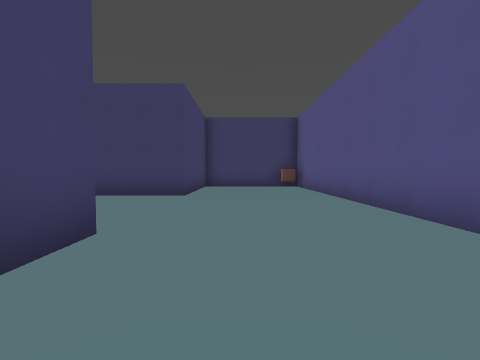
view 1 (above)

24 first-person views from a walk through a level from a Godot 3-D game. The camera is 1.3 m above the floor, tilts 2° down and sees 90° across. The floor is counted in squares, 2 m on a side. Each view is taken from the middle of a square. On the plan, view 1 faces up. The plan holds only what a view shows up to about 9 squares ahead; the rest is blank. The place goes on beyond the plan. Surface patterns are stand-ins for the level's own textures.

view 2
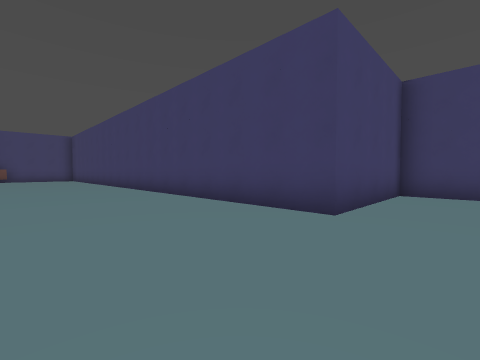

view 3
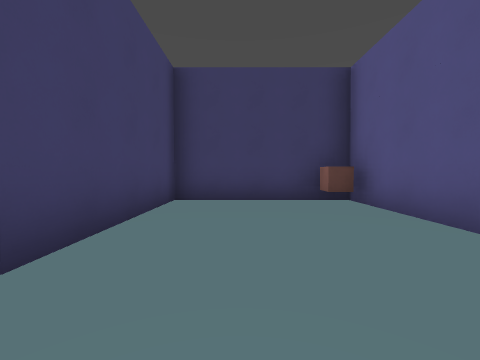

view 4
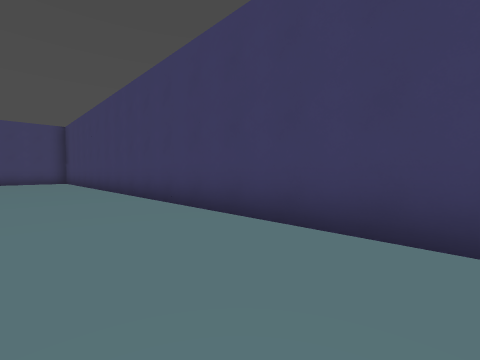

view 5
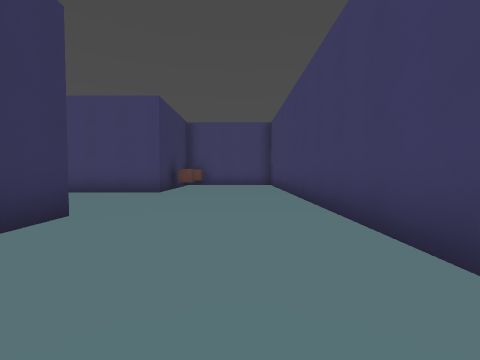

view 6
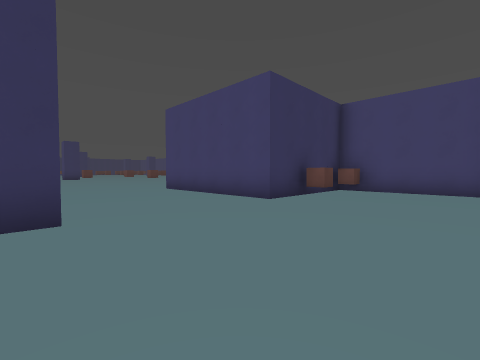

view 7
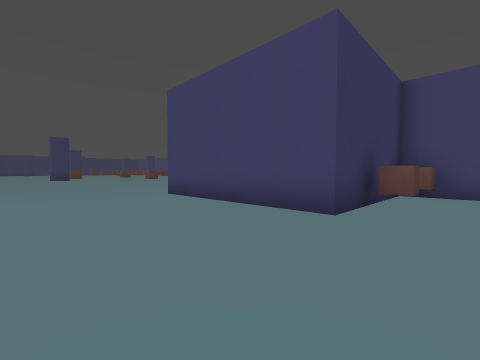

view 8
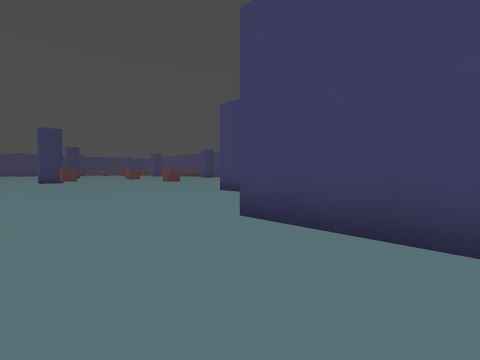

view 9
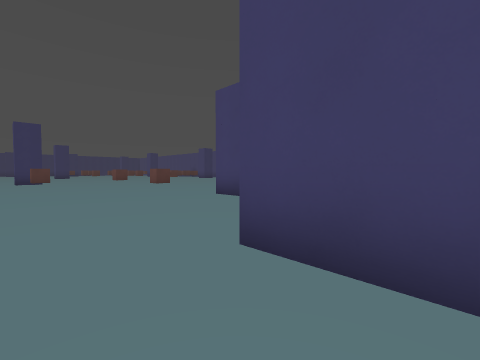

view 10
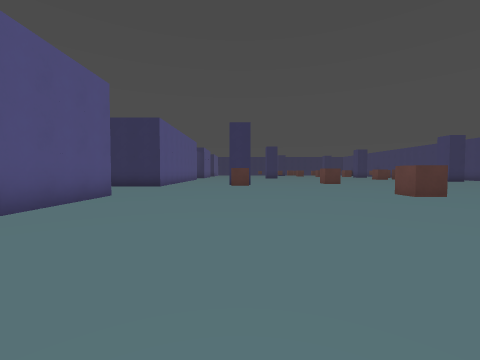

view 11
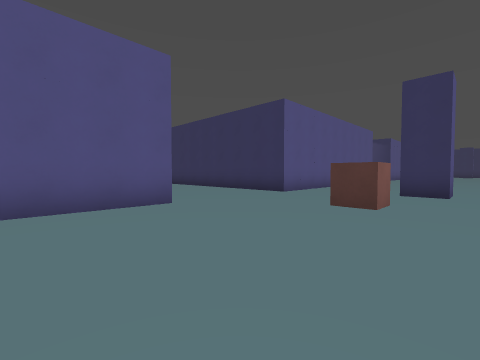

view 12
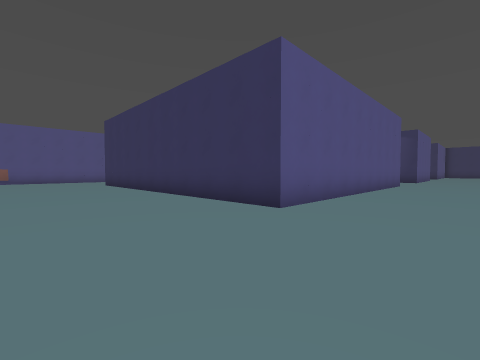

view 13
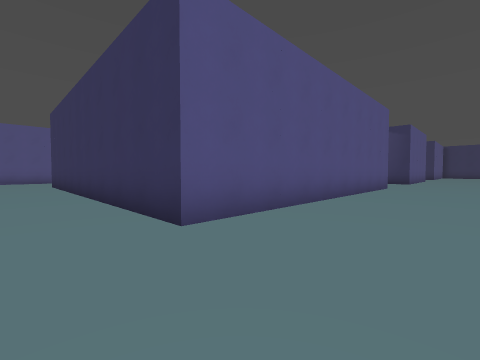

view 14
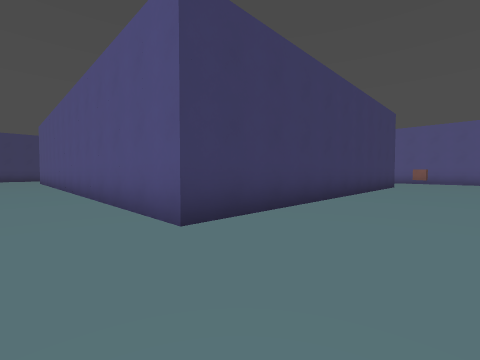

view 15
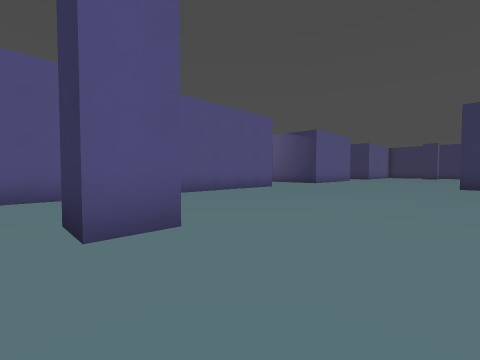

view 16
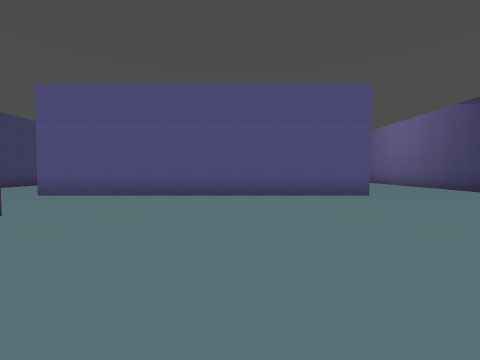

view 17
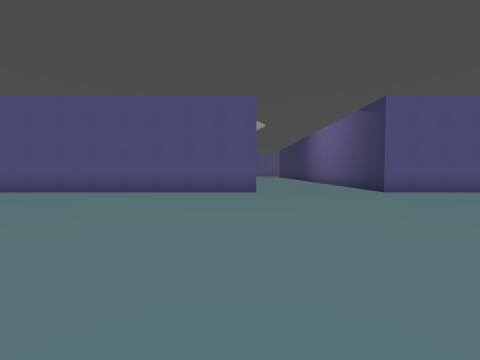

view 18
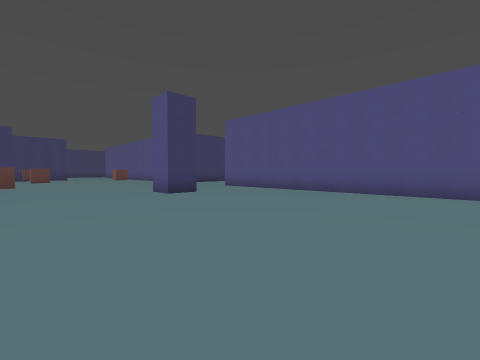

view 19
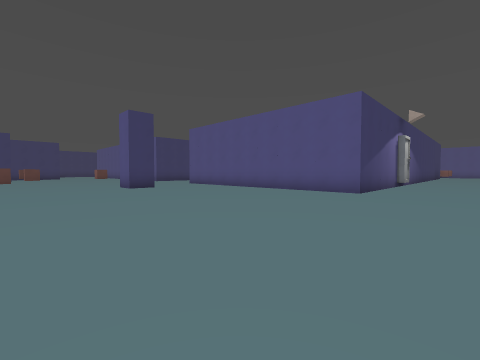

view 20
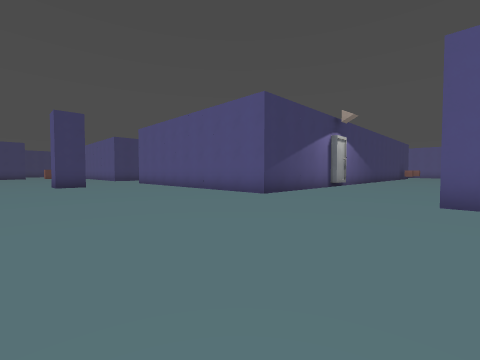

view 21
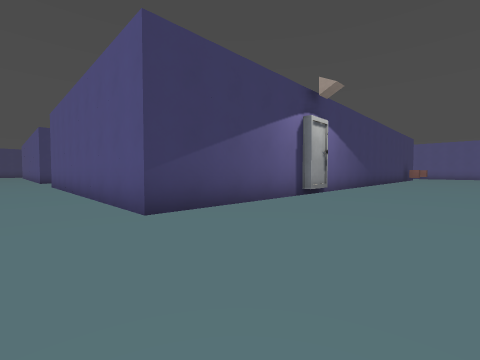

view 22
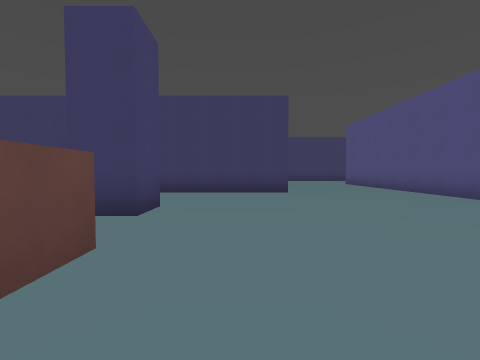

view 23
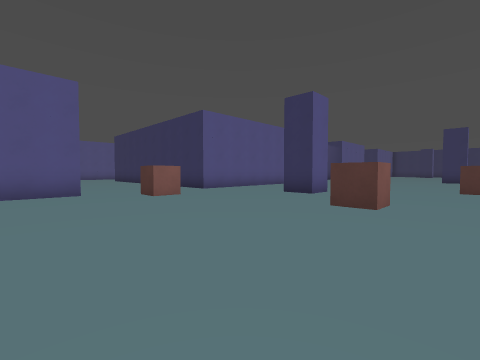

view 24
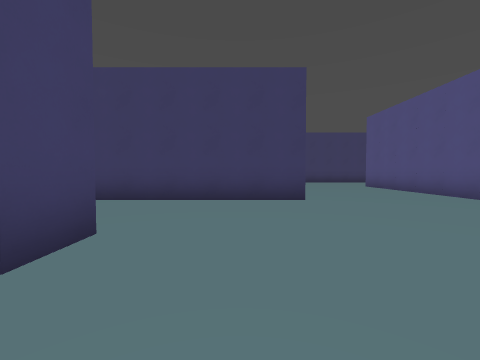

### Floor plan
Points are (right, up) in squares from view 1. A wall is a line through its corners. A room is listed if a view was taken in it or the views show most of it. See-through windows are left out.
Room 1 (views 1, 2, 3, 4, 5, 6, 7, 8, 9, 10, 11, 12, 13, 14, 15, 16, 17, 18, 19, 20, 21, 22, 23, 24)
walls: (-2.8, -11.5) (-11.5, -11.5) (-11.5, 1); (-15.3, -12.4) (-15.3, -11.8) (-14.8, -11.8); (-14.5, -17.5) (-15.5, -17.5) (-15.5, -16.5) (-14.5, -16.5); (-3.8, -24.5) (-5.5, -24.5); (-7, -24.5) (-11.5, -24.5) (-11.5, -15.5) (-2.8, -15.5); (-6, -24.7) (-7.1, -24.7); (-17.8, -12.8) (-17.8, -13.3) (-18.3, -13.3) (-18.3, -12.8) (-17.8, -12.8); (-1.5, 2.5) (-1.5, 1.4); (-18.4, -8.8) (-17.8, -8.8) (-17.8, -9.4); (2.5, 2.4) (2.5, 10.5) (-1.5, 10.5) (-1.5, 6.5) (-17, 6.5); (-18.5, -5.5) (-18.5, -6.5) (-19.1, -6.5); (-11.6, 2.5) (-10.5, 2.5); (-11.5, -29.5) (-11.5, -28.5) (-9, -28.5); (-17.2, 3.2) (-16.8, 3.2) (-16.8, 2.8); (-18, -27.5) (-17.5, -27.5); (-19.5, 2.5) (-15.5, 2.5) (-15.5, -2.5) (-19.5, -2.5); (-19.2, 3.2) (-18.8, 3.2) (-18.8, 2.8); (2.2, 9.7) (1.8, 9.7) (1.8, 10.2)

Positions as (right, up) in squares from view 1, and headings:
1: (0, 0), facing up
2: (0, 3), facing up-left
3: (0, 5), facing up
4: (-4, 4), facing up-left
5: (-8, 5), facing left
6: (-11, 6), facing down-left
7: (-12, 4), facing down-left
8: (-13, 0), facing down-left
9: (-14, -1), facing down-left
10: (-15, -5), facing down
11: (-16, -9), facing down-right
12: (-14, -12), facing down-right
13: (-14, -14), facing down-right
14: (-13, -14), facing up-right
15: (-18, -16), facing down-right
16: (-18, -21), facing right
17: (-19, -24), facing right
18: (-19, -24), facing up-right
19: (-19, -27), facing up-right
20: (-17, -29), facing up-right
21: (-13, -28), facing up-right
22: (-17, -10), facing up
23: (-19, -10), facing down-right
24: (-17, -8), facing up
